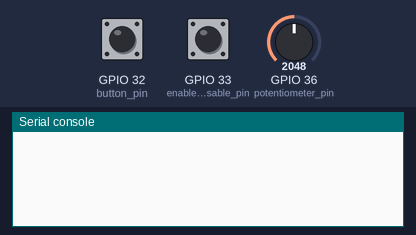
Bench run of a program on a simulated ESP32 board running MicroPython. Shown: the last lines printed to the serial console. Inputs (shaded band) come from the test bench; at power-on: GPIO 33 (enable_disable_pin) HIGH, GPIO 32 (button_pin) HIGH, GPIO 36 (potentiometer_pin) = 2048 (analog values on the 0–4095 scale). No radio messages arrive unless stated (any console line starting 'radio sent:' is added by the test bench).

Above: at 1.2 s.
1.3 s: GPIO 33 (enable_disable_pin) pulled LOW for 0.15 s
At 1.56 s:
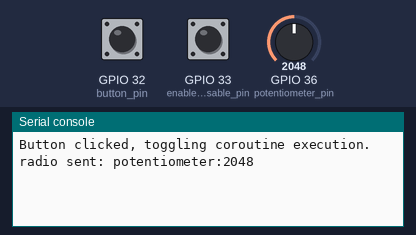
2.9 s: GPIO 32 (button_pin) pulled LOW for 0.15 s
At 3.21 s:
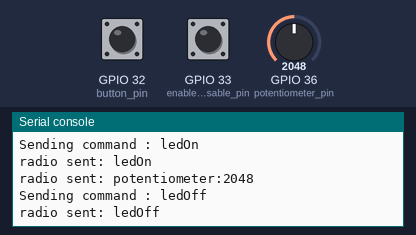
4.5 s: GPIO 36 (potentiometer_pin) set to 2866
At 4.58 s:
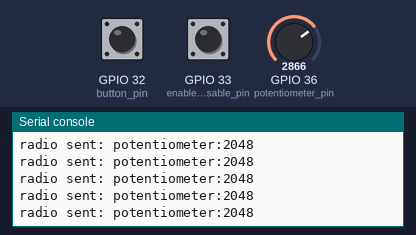
6.0 s: GPIO 36 (potentiometer_pin) set to 3603
At 6.19 s:
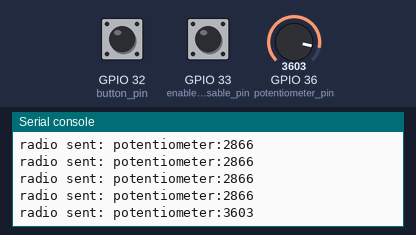
Timing chart, 0 to 8.5 s (numbered marks = the images above; inputs shaded):
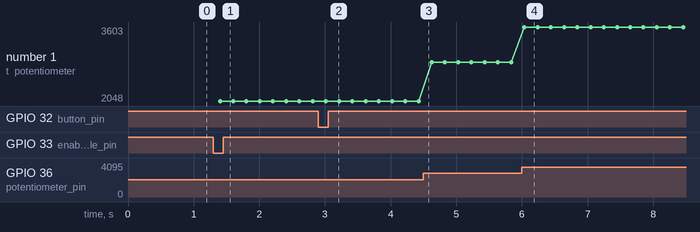

The program:

esp_now_async_control_sender_with_cancel.py
```python
import network
import aioespnow
import asyncio
from machine import Pin, ADC

# A WLAN interface must be active to send()/recv()
network.WLAN(network.STA_IF).active(True)

esp = aioespnow.AIOESPNow()  # Returns AIOESPNow enhanced with async support
esp.active(True)
peer = b'x!\x84\xc68\xb0'
esp.add_peer(peer)

# Create a function to send data when a button is pressed (optional)
button_pin = Pin(32, Pin.IN, Pin.PULL_UP)
debounce_delay = 50  # Adjust this value to your needs (milliseconds)

# Define GPIO pin for the potentiometer
potentiometer_pin = 36
adc = ADC(Pin(potentiometer_pin), atten=ADC.ATTN_11DB)

# Enable/Disable Button
enable_disable_pin = Pin(33, Pin.IN, Pin.PULL_UP)

# Create an event to control coroutine execution
execute_event = asyncio.Event()

# Define a function to enable our system
def enable_system():
    execute_event.set()

# Define a function to disable our system
def disable_system():
    execute_event.clear()


async def send_button_state(espnow):
    last_state = button_pin.value()
    while True:
        if execute_event.is_set():  # Check if execution is enabled
            state = button_pin.value()
            if state != last_state:
                await asyncio.sleep_ms(debounce_delay)
                state = button_pin.value()
                if state != last_state:
                    if state == 0:
                        message = "ledOn"
                        print(f"Sending command : {message}")
                        await espnow.asend(peer, message)
                    else:
                        message = "ledOff"
                        print(f"Sending command : {message}")
                        await espnow.asend(peer, message)
                    last_state = state
        await asyncio.sleep_ms(10)  # Adjust the polling interval as needed


# Async function for reading and sending potentiometer data
async def send_potentiometer_data(espnow):
    while True:
        if execute_event.is_set():  # Check if execution is enabled
            potentiometer_value = adc.read()
            message = f"potentiometer:{potentiometer_value}"
            espnow.send(peer, message)
        await asyncio.sleep_ms(200)


# Define an async task that listens for button clicks
async def enable_disable_listener():
    while True:
        if not enable_disable_pin.value():  # Button is pressed
            print("Button clicked, toggling coroutine execution.")
            if execute_event.is_set():
                disable_system()
            else:
                enable_system()
            await asyncio.sleep_ms(500)  # Debounce
        await asyncio.sleep_ms(100)  # Check button state every 100ms


async def main(espnow):
    await asyncio.gather(enable_disable_listener(), send_button_state(espnow), send_potentiometer_data(espnow))


asyncio.run(main(esp))
```

Measured:
- after the input at 1.3 s, the serial console: prints a new line at once (image 1)
- after the input at 2.9 s, the serial console: prints a new line after 0.06 s (image 2)
- after the input at 6.0 s, the serial console: prints a new line at once (image 4)
- plotted number 1: 2048 → 2866 after the input at 4.5 s, 2866 → 3603 after the input at 6.0 s
